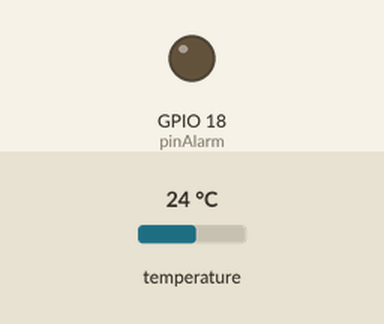
The program below on a simulated ESP32. On the bench: output pins drawn as LEDs (lit = HIGH). The test bench sets the inputs (shaded band); at power-on: temperature 24 °C. WiFi joins after 1.5 s; servers stay silent unless stated; random numbers use the default seed unless the program sets one; no MQTT or app messages arrive unless stated; what the program prints to the serial monitor is not drawn.

Above: at 2.7 s.
2.8 s: temperature set to 34.3 °C
6.2 s: temperature set to 35.9 °C
At 11.3 s:
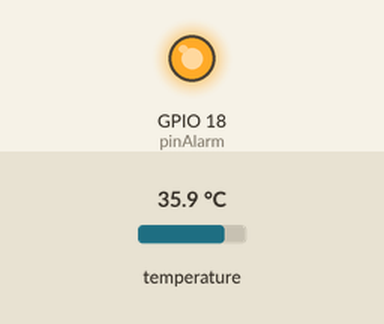
14.5 s: temperature set to 34.8 °C
16.2 s: temperature set to 33.2 °C
At 21.3 s:
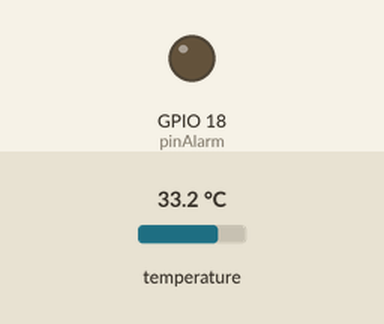
Timing chart, 0 to 22.5 s (numbered marks = the images above; inputs shaded):
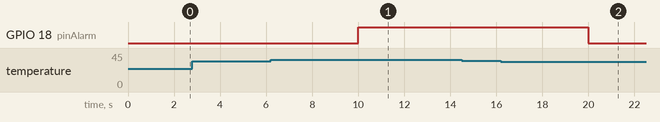

Measured:
- the behaviour switches between 35 and 35.1 °C on temperature (found by bisection; images 0 and 1)
- the behaviour switches between 34 and 33.9 °C on temperature (found by bisection; images 1 and 2)
- after the input at 2.8 s, every drawn part: stays the same
- after the input at 6.2 s, GPIO 18 (pinAlarm): LOW → HIGH after 3.8 s
- after the input at 14.5 s, every drawn part: stays the same
- after the input at 16.2 s, GPIO 18 (pinAlarm): HIGH → LOW after 3.8 s

The program:

main.cpp
```cpp
#include <WiFi.h>
#include <WiFiClientSecure.h>
#include <PubSubClient.h>
#include <Wire.h>
#include <Adafruit_Sensor.h>
#include <Adafruit_BME280.h>
const char* ssid = "Lmao";
const char* password = "lmaooooo";
const char* mqtt_server =
"2d5cd8d3bcbd425a8865b60469b32931.s1.eu.hivemq.cloud";
const int mqtt_port = 8883;
const char* mqtt_user = "Praktikan25";
const char* mqtt_pass = "Mikrokontroler2026";
const char* topic_cmd = "ugm/mikon/kel67/cmd"; // SESUAIKAN KELOMPOK
const char* topic_status = "ugm/mikon/kel67/status";
const char* topic_temp = "ugm/mikon/kel67/temp";
const int pinSDA = 21; // ESP32-S3: 8
const int pinSCL = 22; // ESP32-S3: 9
const int pinAlarm = 18;
float tMax = 35.0; // batas suhu (derajat C)
bool tempAlarm = false;

Adafruit_BME280 bme;
unsigned long interval = 5000; // periode kirim data (ms)
unsigned long lastPub = 0;

WiFiClientSecure espClient;
PubSubClient client(espClient);

void kirimData() {
float t = bme.readTemperature();
if (isnan(t)) {
Serial.println("BME280 gagal membaca");
return;
}
char buf[16];
dtostrf(t, 1, 2, buf);
client.publish(topic_temp, buf);
if (!tempAlarm && t > tMax) {
tempAlarm = true;
digitalWrite(pinAlarm, HIGH);
client.publish(topic_status, "ALERT: SUHU MELEBIHI BATAS");
} else if (tempAlarm && t < tMax - 1.0) { // selisih 1 derajat agar LED tidak berkedip
tempAlarm = false;
digitalWrite(pinAlarm, LOW);
client.publish(topic_status, "STATUS: NORMAL");
}
}

void callback(char* topic, byte* payload, unsigned int length) {
char message[32];
if (length >= sizeof(message)) length = sizeof(message) - 1;
memcpy(message, payload, length);
message[length] = '\0';
Serial.print("Pesan masuk: ");
Serial.println(message);
if (strncmp(message, "TMAX:", 5) == 0) {
float v = atof(message + 5);
if (v > 0 && v < 100) tMax = v;
}
long v = atol(message);
if (v >= 500 && v <= 60000) {
interval = v;
}
}

void setup_wifi() {
Serial.print("Koneksi WiFi...");
WiFi.mode(WIFI_STA);
WiFi.begin(ssid, password);
while (WiFi.status() != WL_CONNECTED) {
delay(500);
Serial.print(".");
}
Serial.println("\nWiFi Terhubung!");
}

void reconnect() {
while (!client.connected()) {
Serial.print("Koneksi MQTT...");
String clientId = "ESP32-BME-Kel-" + String(random(1000, 9999));

if (client.connect(clientId.c_str(), mqtt_user, mqtt_pass)) {
Serial.println(" Terhubung!");
client.subscribe(topic_cmd);
client.publish(topic_status, "Tugas 1: Ready");
} else {
delay(3000);
}
}
}

void setup() {
Serial.begin(115200);
Wire.begin(pinSDA, pinSCL);
pinMode(pinAlarm, OUTPUT);
digitalWrite(pinAlarm, LOW);
if (!bme.begin(0x76)) { // coba 0x77 jika tidak terdeteksi
Serial.println("BME280 tidak terdeteksi!");
while (1) delay(1000);
}
setup_wifi();
espClient.setInsecure();
client.setServer(mqtt_server, mqtt_port);
client.setCallback(callback);
}
void loop() {
if (!client.connected()) reconnect();
client.loop();
if (millis() - lastPub >= interval) {
lastPub = millis();
kirimData();
}
}
```
